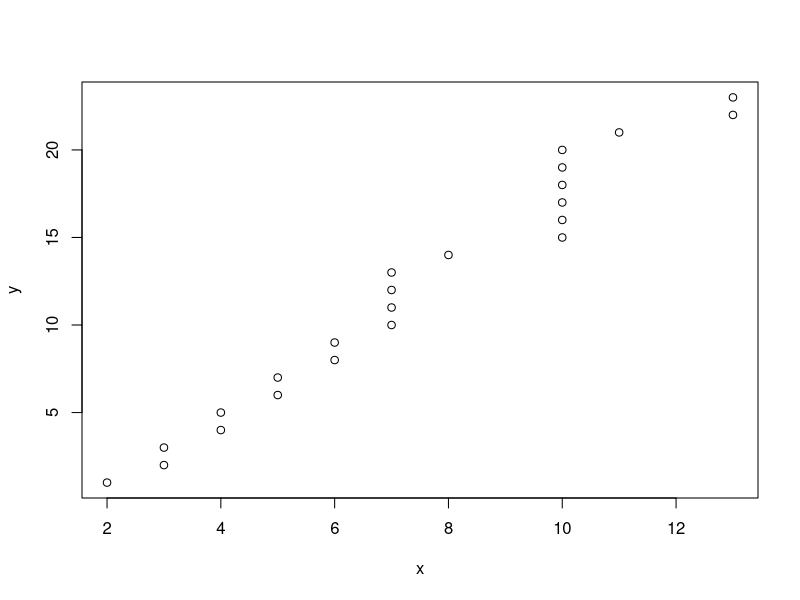
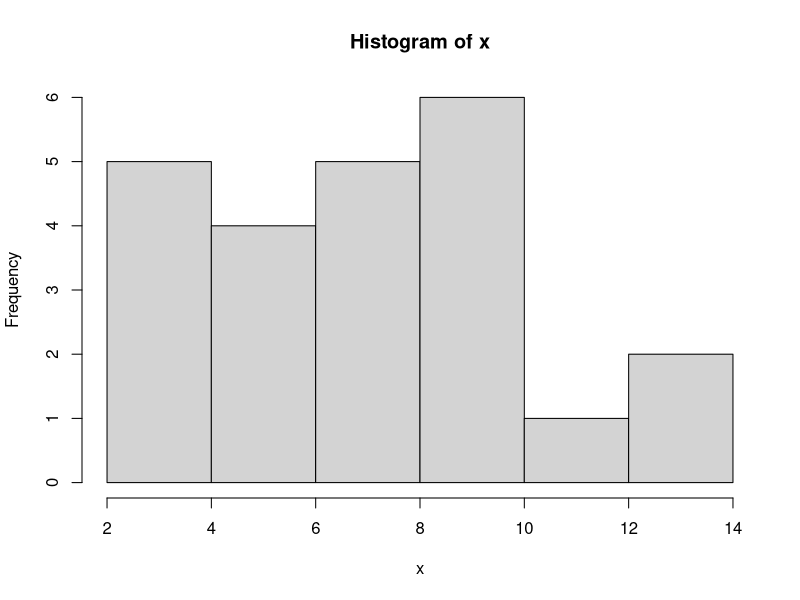

Recreate these plots in R, in order. (Note: this script raises an error after producing the figures.)
## ---- chunk 1
x <- c(8,6,7,5,3,0,9)
## ---- chunk 2
# put solution here
## ---- chunk 3
# put solution here
## ---- chunk 4
x <- c(2,3,3,4,4,5,5,6,6,7,7,7,7,8,10,10,10,10,10,10,11,13,13)  # create an x-variable
y <- seq(1,23,by=1)                                             # create a y-variable
plot(x,y)                              # scatterplot with x on x-axis and y on y-axis
hist(x)                                # histogram of x 
## ---- chunk 5
# put solution in this chunk
## ---- chunk 6
#nmes.data<-read.csv("~/Courses/PHBiostats/GoogleDrive/2019_280.347/Module1/nmesUNPROC.csv", stringsAsFactors=FALSE)
#nmes.data<-read.csv("./Module1/nmesUNPROC.csv", stringsAsFactors=FALSE)
library(readr)
nmesUNPROC <- read_csv("Module1/nmesUNPROC.csv")
## ---- chunk 7
library(knitr)
kable(table(nmes.data$educate, nmes.data$eversmk), row.names=TRUE, caption="Education level by smoking status")
## ---- chunk 8
barplot(table(nmes.data$educate, nmes.data$eversmk), legend.text=TRUE, main="Education level by smoking status")
## ---- chunk 9
boxplot(nmes.data$packyears ~ nmes.data$poor, main="Pack-years by poverty", ylab="Pack-years")
## ---- chunk 10

